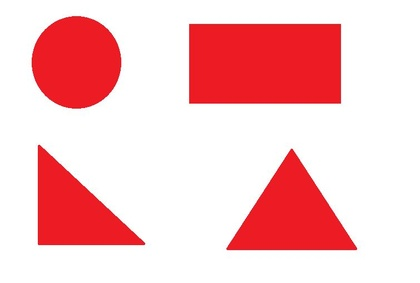
%> input picture demo-lichang/test.jpg, 420 x 283 px, shrunk from 755 x 508 before the run
$ octave learnbabel.m   (GNU Octave 9; MATLAB toolbox functions it lacks are replaced by stand-ins)
%> lines starting %> are read from the running program, lines starting %| are printed output that depends on the picture; in (x1, y1, x2, y2) boxes, pixels count from 0 and x2, y2 are one past the last pixel; in counts of white or black regions, pixels touching at a corner belong together; the program's own positions count from 1
image = imread('test.jpg'); %%original picture
%> image is the input picture: size 283x420x3 uint8; mean R, G, B 249.3, 195.4, 197.6
i_gray = rgb2gray(image);  %gray_picture
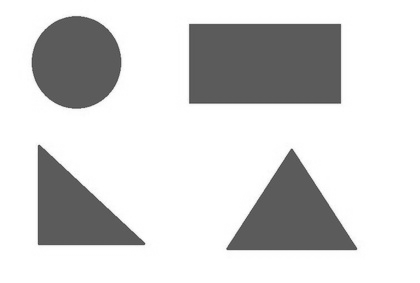
%> i_gray: size 283x420 uint8; min 71, max 255, mean 211.8
thresh = graythresh(i_gray);
%> thresh = 0.675
i_change = ~im2bw(i_gray,thresh);%0-->1 1-->0
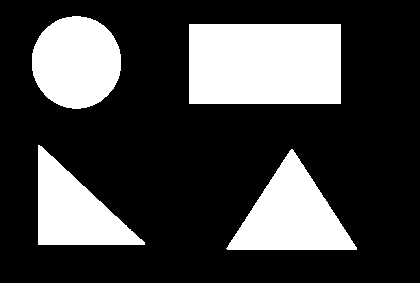
%> i_change: size 283x420 logical; 26.1% white; 4 white regions, box (x1, y1, x2, y2) and area: (189, 24, 341, 104) 12160, (226, 149, 357, 250) 6813, (32, 16, 121, 109) 6515, (38, 145, 145, 245) 5563
%keypoint
imshow(i_change);
[L,num] = bwlabel(i_change,4);%标记二值化图像中的连通部分
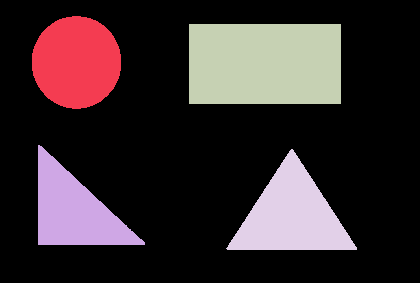
%> L: size 283x420 double; 5 distinct labels, from 0 to 4; one colour per label, 0 black
%> num = 4
%[L,num] = bwlabel(i_change,8);%标记二值化图像中的连通部分

maxValue=num;
%> maxValue = 4
sum_x=0;sum_y=0;area=0;


[height,width]=size(i_change);
%> height = 283; width = 420
result=zeros(maxValue,2);
x_data=zeros(maxValue,1);
y_data=zeros(maxValue,1);

%%%%%%%%%%%%%%%%%%%%%%%%%%%%%%%%%%%%%%%%%%%%%%%%%%%%%%%%%%%%
%%%%%%%%%%%%%%%%%%%%%%%%%%%%%%%%%%%%%%%%%%%%%%%%%%%%%%%%%%%%

hsv_f = rgb2hsv(image);
%> hsv_f: size 283x420x3 double; mean H, S, V 0.31, 0.231, 0.978
H = hsv_f(:,:,1)*255;
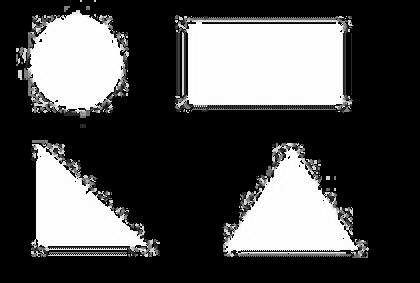
%> H: size 283x420 double; min 0, max 254.8, mean 79.2
%S = hsv_f(:,:,2)*255;
%V = hsv_f(:,:,3)*255;

Red_y=zeros(height,1);
Blue_y=zeros(height,1);

%%%%%%%%%%%%%%%%%%%%%%%%%%%%%%%%%%%%%%%%%%%%%%%%%%%%%%%%%%%%
%%%%%%%%%%%%%%%%%%%%%%%%%%%%%%%%%%%%%%%%%%%%%%%%%%%%%%%%%%%%


for q=1:num
    for i=1:height
        for j=1:width
            if L(i,j)==q
                sum_x=sum_x+i;
                sum_y=sum_y+j;
                area=area+1;
%%%%%%%%%%%%%%%%%%%%%%%%%%%%%%%%%%%%%%%%%%%%%%%%%%%%%%%%%%%%
%%%%%%%%%%%%%%%%%%%%%%%%%%%%%%%%%%%%%%%%%%%%%%%%%%%%%%%%%%%%
                if((H(i,j) >= 240) && (H(i,j) <=255) || (H(i,j) >= 0) && (H(i,j) <=20))  %(V(i,j)<255)      &&(V(i,j)>50)&&(S(i,j)>30)
                    Red_y(i,1)= Red_y(i,1)+1;
                elseif(((H(i,j)>=150)&&(H(i,j)<=170)))  %(V(i,j)<255)    &&(V(i,j)>50)&&(S(i,j)>30)
                    Blue_y(i,1)= Blue_y(i,1)+1;
                end
%%%%%%%%%%%%%%%%%%%%%%%%%%%%%%%%%%%%%%%%%%%%%%%%%%%%%%%%%%%%
%%%%%%%%%%%%%%%%%%%%%%%%%%%%%%%%%%%%%%%%%%%%%%%%%%%%%%%%%%%%
            end

        end

    end
    x_data(q,1)=fix(sum_x/area);
    y_data(q,1)=fix(sum_y/area);
    if(fix(sum_y/area) < width/2)
       if(fix(sum_x/area)< height/3)
           result(q,1)=1;
       elseif(fix(sum_x/area)> ((height*2)/3))
           result(q,1)=3;
       else
           result(q,1)=2;
       end
    else
       if(fix(sum_x/area)< height/3)
           result(q,1)=4;
       elseif(fix(sum_x/area)> ((height*2)/3))
           result(q,1)=6;
       else
           result(q,1)=5;
       end
    end

    if(max(Red_y)>80)
       result(q,2)=1;
    end
    if(max(Blue_y)>80)
       result(q,2)=2;
    end

    sum_x=0;sum_y=0;area=0;
end
%> this loop made 4 passes
%> after the loop, Blue_y = 283 values from 0 to 0; Red_y = 283 values, max 241 at index 55, min 0 at index 1, mean 109.7; result = [1 1; 3 1; 4 1; 6 1]; x_data = [62; 211; 64; 216]; y_data = [77; 74; 265; 292]

%%%%%%%%%%%%%%%%%%%%%%%%%%%%%%%%%%%%%%%%%%%%%%%%%%%%%%%%%%%%
%%%%%%%%%%%%%%%%%%%%%%%%%%%%%%%%%%%%%%%%%%%%%%%%%%%%%%%%%%%%

location=result(:,1);
%> location = [1; 3; 4; 6]
color=result(:,1);
%> color = [1; 3; 4; 6]
switch(max(location))
    case 1
        [y, fs]=wavread('1.wav');
    case 2
        [y, fs]=wavread('2.wav');
    case 3
        [y, fs]=wavread('3.wav');
    case 4
        [y, fs]=wavread('4.wav');
    case 5
        [y, fs]=wavread('5.wav');
    case 6
%> (the run ends here)
